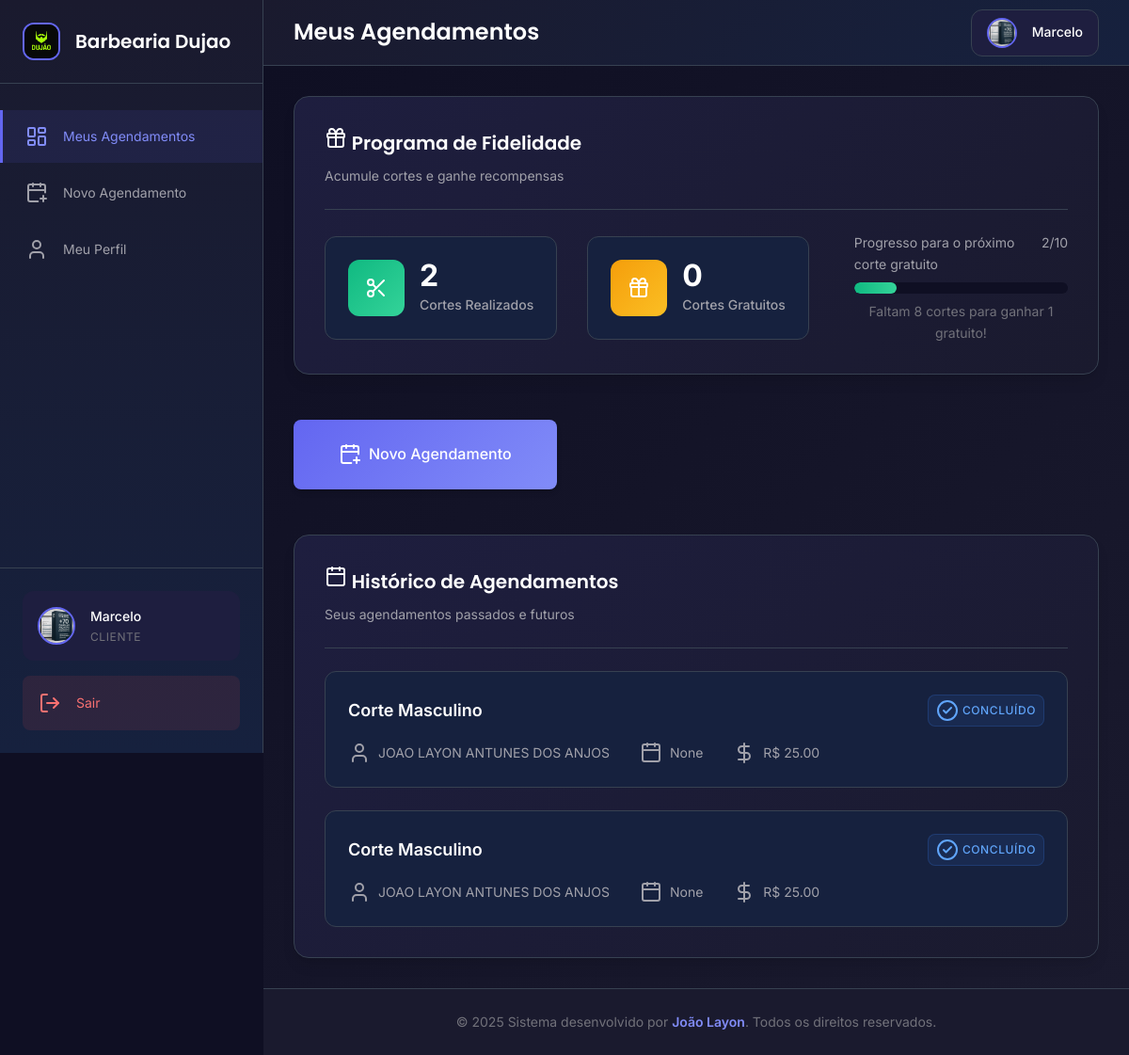
Screenshot of /dashboard_cliente (signed in) with the database file from the repository.
### tables this page shows
CREATE TABLE configuracoes (
                id INTEGER PRIMARY KEY AUTOINCREMENT,
                nome_barbearia TEXT DEFAULT 'Barbearia Premium',
                logo_url TEXT DEFAULT '/static/uploads/logo-barbearia.jpg',
                telefone_contato TEXT,
                whatsapp_contato TEXT,
                endereco TEXT,
                horario_funcionamento TEXT DEFAULT '08:00-18:00',
                dias_funcionamento TEXT DEFAULT 'Segunda a Sábado',
                descricao TEXT DEFAULT 'A melhor barbearia da cidade',
                instagram TEXT,
                facebook TEXT
            );

CREATE TABLE fidelidade (
                id INTEGER PRIMARY KEY AUTOINCREMENT,
                cliente_id INTEGER NOT NULL,
                cortes_realizados INTEGER DEFAULT 0,
                cortes_gratuitos_disponiveis INTEGER DEFAULT 0,
                data_ultima_atualizacao TIMESTAMP DEFAULT CURRENT_TIMESTAMP,
                FOREIGN KEY (cliente_id) REFERENCES usuarios (id),
                UNIQUE(cliente_id)
            );

CREATE TABLE agendamentos (
                id INTEGER PRIMARY KEY AUTOINCREMENT,
                cliente_id INTEGER NOT NULL,
                funcionario_id INTEGER NOT NULL,
                servico_id INTEGER NOT NULL,
                data_hora TIMESTAMP NOT NULL,
                status TEXT DEFAULT 'pendente',
                valor DECIMAL(10,2),
                observacoes TEXT,
                data_criacao TIMESTAMP DEFAULT CURRENT_TIMESTAMP,
                FOREIGN KEY (cliente_id) REFERENCES usuarios (id),
                FOREIGN KEY (funcionario_id) REFERENCES funcionarios (id),
                FOREIGN KEY (servico_id) REFERENCES servicos (id)
            );

CREATE TABLE servicos (
                id INTEGER PRIMARY KEY AUTOINCREMENT,
                nome TEXT NOT NULL,
                preco DECIMAL(10,2) NOT NULL,
                duracao INTEGER NOT NULL,
                ativo BOOLEAN DEFAULT 1
            );

CREATE TABLE usuarios (
                id INTEGER PRIMARY KEY AUTOINCREMENT,
                nome TEXT NOT NULL,
                email TEXT UNIQUE NOT NULL,
                senha TEXT NOT NULL,
                telefone TEXT,
                whatsapp TEXT,
                foto_perfil TEXT DEFAULT '/static/uploads/default-user.jpg',
                tipo TEXT NOT NULL DEFAULT 'cliente',
                data_criacao TIMESTAMP DEFAULT CURRENT_TIMESTAMP
            );

### app.py (the view)
@app.route('/dashboard_cliente')
def dashboard_cliente():
    if 'usuario_id' not in session or session['tipo_usuario'] != 'cliente':
        return redirect(url_for('login'))
    agendamentos = models.listar_agendamentos_cliente(session['usuario_id'])
    fidelidade = models.obter_fidelidade_cliente(session['usuario_id'])
    return render_template('dashboard_cliente.html',
                         agendamentos=agendamentos,
                         fidelidade=fidelidade)

### app.py (called while the page is built)
@app.context_processor
def inject_datetime():
    return dict(datetime=datetime, timedelta=timedelta)

@app.context_processor
def inject_configuracoes():
    configuracoes = models.obter_configuracoes_barbearia()
    if 'usuario_id' in session and session.get('tipo_usuario') == 'admin':
        if configuracoes and configuracoes.get('logo_url'):
            session['foto_perfil'] = configuracoes['logo_url']
        else:
            session['foto_perfil'] = '/static/uploads/logo-barbearia.jpg'
    return dict(configuracoes_barbearia=configuracoes)

### banco.py (called while the page is built)
@contextmanager
def obter_conexao():
    conn = sqlite3.connect(BANCO_NOME, timeout=30.0)
    conn.execute('PRAGMA journal_mode=WAL')
    conn.execute('PRAGMA synchronous=NORMAL')
    conn.execute('PRAGMA cache_size=1000')
    conn.execute('PRAGMA temp_store=MEMORY')
    try:
        yield conn
    except Exception:
        conn.rollback()
        raise
    finally:
        conn.close()

### models.py (called while the page is built)
def listar_agendamentos_cliente(cliente_id):
    with obter_conexao() as conn:
        cursor = conn.cursor()
        cursor.execute('''
            SELECT a.id, uf.nome as funcionario, s.nome as servico,
                   datetime(a.data_hora, 'localtime') as data_hora_formatada,
                   a.status, a.valor
            FROM agendamentos a
            JOIN funcionarios f ON a.funcionario_id = f.id
            JOIN usuarios uf ON f.usuario_id = uf.id
            JOIN servicos s ON a.servico_id = s.id
            WHERE a.cliente_id = ?
            ORDER BY a.data_hora DESC
        ''', (cliente_id,))
        return cursor.fetchall()

def obter_fidelidade_cliente(cliente_id):
    with obter_conexao() as conn:
        cursor = conn.cursor()
        cursor.execute('''
            SELECT id, cliente_id, cortes_realizados, cortes_gratuitos_disponiveis
            FROM fidelidade
            WHERE cliente_id = ?
        ''', (cliente_id,))
        return cursor.fetchone()

### templates/dashboard_cliente.html (shortened to what this page needs)
{% extends "base.html" %}
{% block page_title %}Meus Agendamentos{% endblock %}
{% block content %}
{% if fidelidade %}
<div class="card mb-6">
    <div class="card-header">
        <h3 class="card-title">
            <i data-lucide="gift"></i>
            Programa de Fidelidade
        </h3>
        <p class="card-subtitle">Acumule cortes e ganhe recompensas</p>
    </div>
    <div class="fidelidade-container">
        <div class="fidelidade-stats">
            <div class="fidelidade-stat">
                <div class="stat-icon success">
                    <i data-lucide="scissors"></i>
                </div>
                <div class="stat-content">
                    <div class="stat-value">{{ fidelidade[2] }}</div>
                    <div class="stat-label">Cortes Realizados</div>
                </div>
            </div>
            <div class="fidelidade-stat">
                <div class="stat-icon warning">
                    <i data-lucide="gift"></i>
                </div>
                <div class="stat-content">
                    <div class="stat-value">{{ fidelidade[3] }}</div>
                    <div class="stat-label">Cortes Gratuitos</div>
                </div>
            </div>
        </div>
        <div class="fidelidade-progress">
            <div class="progress-info">
                <span>Progresso para o próximo corte gratuito</span>
                <span>{{ fidelidade[2] % 10 }}/10</span>
            </div>
            <div class="progress-bar">
                <div class="progress-fill" style="width: {{ (fidelidade[2] % 10) * 10 }}%"></div>
            </div>
            <p class="progress-text">
                {% set restantes = 10 - (fidelidade[2] % 10) %}
                {% if restantes == 10 %}
                    Faça 10 cortes para ganhar 1 gratuito!
                {% else %}
                    Faltam {{ restantes }} corte{{ 's' if restantes > 1 else '' }} para ganhar 1 gratuito!
                {% endif %}
            </p>
        </div>
    </div>
</div>
{% endif %}
<div class="mb-6">
    <a href="{{ url_for('agendamento') }}" class="btn btn-primary btn-lg">
        <i data-lucide="calendar-plus"></i>
        Novo Agendamento
    </a>
</div>
<div class="card">
    <div class="card-header">
        <h3 class="card-title">
            <i data-lucide="calendar"></i>
            Histórico de Agendamentos
        </h3>
        <p class="card-subtitle">Seus agendamentos passados e futuros</p>
    </div>
    {% if agendamentos %}
    <div class="agendamentos-list">
        {% for agendamento in agendamentos %}
        <div class="agendamento-item">
            <div class="agendamento-info">
                <div class="agendamento-header">
                    <h4 class="agendamento-servico">{{ agendamento[2] }}</h4>
                    <span class="badge badge-{{ 'success' if agendamento[4] == 'confirmado' else 'warning' if agendamento[4] == 'aguardando_confirmacao' else 'error' if agendamento[4] == 'cancelado' else 'info' if agendamento[4] == 'concluido' else 'secondary' }}">
                        {% if agendamento[4] == 'confirmado' %}
                            <i data-lucide="check-circle"></i>
                            Confirmado
                        {% elif agendamento[4] == 'aguardando_confirmacao' %}
                            <i data-lucide="clock"></i>
                            Aguardando
                        {% elif agendamento[4] == 'cancelado' %}
                            <i data-lucide="x-circle"></i>
                            Cancelado
                        {% elif agendamento[4] == 'concluido' %}
                            <i data-lucide="check-circle-2"></i>
                            Concluído
                        {% else %}
                            <i data-lucide="clock"></i>
                            Pendente
                        {% endif %}
                    </span>
                </div>
                <div class="agendamento-details">
                    <div class="detail-item">
                        <i data-lucide="user"></i>
                        <span>{{ agendamento[1] }}</span>
                    </div>
                    <div class="detail-item">
                        <i data-lucide="calendar"></i>
                        <span>{{ agendamento[3] }}</span>
                    </div>
                    <div class="detail-item">
                        <i data-lucide="dollar-sign"></i>
                        <span>R$ {{ "%.2f"|format(agendamento[5]) }}</span>
                    </div>
                </div>
            </div>
        </div>
        {% endfor %}
    </div>
    {% endif %}
</div>
{% endblock %}

### templates/base.html (shortened to what this page needs)
<!DOCTYPE html>
<html lang="pt-BR">
<head>
    <link rel="stylesheet" href="{{ url_for('static', filename='css/style.css') }}">
</head>
<body class="{% block body_class %}{% endblock %}">
    {% if session.usuario_id %}
    <aside class="sidebar" id="sidebar">
        <div class="sidebar-header">
            <div class="logo-container">
                <img src="{{ configuracoes_barbearia.logo_url if configuracoes_barbearia else '/static/uploads/logo-barbearia.jpg' }}"
                     alt="Logo" class="logo-img">
                <h2 class="logo-text">{{ configuracoes_barbearia.nome_barbearia if configuracoes_barbearia else 'Barbearia Premium' }}</h2>
            </div>
        </div>
        <nav class="sidebar-nav">
            {% if session.tipo_usuario == 'admin' %}
                <a href="{{ url_for('dashboard_admin') }}" class="nav-item {% if request.endpoint == 'dashboard_admin' %}active{% endif %}">
                    <i data-lucide="layout-dashboard"></i>
                    <span>Dashboard</span>
                </a>
                <a href="{{ url_for('gerenciar_funcionarios') }}" class="nav-item {% if request.endpoint == 'gerenciar_funcionarios' %}active{% endif %}">
                    <i data-lucide="users"></i>
                    <span>Funcionários</span>
                </a>
                <a href="{{ url_for('listar_clientes') }}" class="nav-item {% if request.endpoint == 'listar_clientes' %}active{% endif %}">
                    <i data-lucide="user-check"></i>
                    <span>Clientes</span>
                </a>
                <a href="{{ url_for('configuracoes_barbearia') }}" class="nav-item {% if request.endpoint == 'configuracoes_barbearia' %}active{% endif %}">
                    <i data-lucide="settings"></i>
                    <span>Configurações</span>
                </a>
            {% elif session.tipo_usuario == 'funcionario' %}
                <a href="{{ url_for('dashboard_funcionario') }}" class="nav-item {% if request.endpoint == 'dashboard_funcionario' %}active{% endif %}">
                    <i data-lucide="layout-dashboard"></i>
                    <span>Minha Agenda</span>
                </a>
            {% else %}
                <a href="{{ url_for('dashboard_cliente') }}" class="nav-item {% if request.endpoint == 'dashboard_cliente' %}active{% endif %}">
                    <i data-lucide="layout-dashboard"></i>
                    <span>Meus Agendamentos</span>
                </a>
                <a href="{{ url_for('agendamento') }}" class="nav-item {% if request.endpoint == 'agendamento' %}active{% endif %}">
                    <i data-lucide="calendar-plus"></i>
                    <span>Novo Agendamento</span>
                </a>
            {% endif %}
            <a href="{{ url_for('perfil') }}" class="nav-item {% if request.endpoint == 'perfil' %}active{% endif %}">
                <i data-lucide="user"></i>
                <span>Meu Perfil</span>
            </a>
        </nav>
        <div class="sidebar-footer">
            <div class="user-info">
                <img src="{{ session.foto_perfil or '/static/uploads/default-user.jpg' }}"
                     alt="Foto do usuário" class="user-avatar">
                <div class="user-details">
                    <span class="user-name">{{ session.nome_usuario }}</span>
                    <span class="user-role">{{ session.tipo_usuario.title() }}</span>
                </div>
            </div>
            <a href="{{ url_for('logout') }}" class="logout-btn">
                <i data-lucide="log-out"></i>
                <span>Sair</span>
            </a>
        </div>
    </aside>
    <main class="main-content">
        <header class="header">
            <div class="header-left">
                <h1 class="page-title">{% block page_title %}Dashboard{% endblock %}</h1>
            </div>
            <div class="header-right">
                <div class="user-menu">
                    <img src="{{ session.foto_perfil or '/static/uploads/default-user.jpg' }}"
                         alt="Foto do usuário" class="user-avatar-small">
                    <span class="user-name-header">{{ session.nome_usuario }}</span>
                </div>
            </div>
        </header>
        <div class="page-content">
            {% block content %}{% endblock %}
        </div>
    </main>
    {% endif %}
    <footer class="footer">
        <div class="footer-content">
            <p>&copy; 2025 Sistema desenvolvido por <strong>João Layon</strong>. Todos os direitos reservados.</p>
        </div>
    </footer>
</body>
</html>

### templates/dashboard_cliente.html (style rules this page uses)
.fidelidade-container { display: grid; grid-template-columns: auto 1fr; gap: var(--spacing-2xl); align-items: center; }
.fidelidade-stats { display: flex; gap: var(--spacing-xl); }
.fidelidade-stat { display: flex; align-items: center; gap: var(--spacing-md); padding: var(--spacing-lg); background-color: var(--bg-tertiary); border-radius: var(--radius-lg); border: 1px solid var(--border-color); }
.fidelidade-progress { flex: 1; }
.progress-info { display: flex; justify-content: space-between; margin-bottom: var(--spacing-sm); font-size: 0.875rem; color: var(--text-secondary); }
.progress-bar { width: 100%; height: 12px; background-color: var(--bg-primary); border-radius: var(--radius-md); overflow: hidden; margin-bottom: var(--spacing-sm); }
.progress-fill { height: 100%; background: linear-gradient(90deg, var(--success), var(--success-light)); border-radius: var(--radius-md); transition: width var(--transition-normal); }
.progress-text { font-size: 0.875rem; color: var(--text-muted); text-align: center; }
.agendamentos-list { display: flex; flex-direction: column; gap: var(--spacing-lg); }
.agendamento-item { display: flex; justify-content: space-between; align-items: center; padding: var(--spacing-lg); background-color: var(--bg-tertiary); border: 1px solid var(--border-color); border-radius: var(--radius-lg); transition: all var(--transition-fast); }
.agendamento-info { flex: 1; }
.agendamento-header { display: flex; justify-content: space-between; align-items: center; margin-bottom: var(--spacing-md); }
.agendamento-servico { font-size: 1.125rem; font-weight: 600; color: var(--text-primary); margin: 0; }
.agendamento-details { display: flex; gap: var(--spacing-xl); }
.detail-item { display: flex; align-items: center; gap: var(--spacing-sm); color: var(--text-secondary); font-size: 0.875rem; }

### rows the page displays
configuracoes: logo_url (picture), nome_barbearia "Barbearia Dujao"
fidelidade: cortes_realizados "2", cortes_gratuitos_disponiveis "0", fidelidade[2]%10 "2"
agendamentos: nome "Corte Masculino", status "concluido" (drawn), nome "JOAO LAYON ANTUNES DOS ANJOS", agendamento "None", valor "25.00"
agendamentos: nome "Corte Masculino", status "concluido" (drawn), nome "JOAO LAYON ANTUNES DOS ANJOS", agendamento "None", valor "25.00"

### other values shown
{{ session.nome_usuario }} "Marcelo"
{{ session.tipo_usuario.title() }} "CLIENTE"
{{ restantes }} "8"
{{ 's' if restantes > 1 else '' }} "s"
